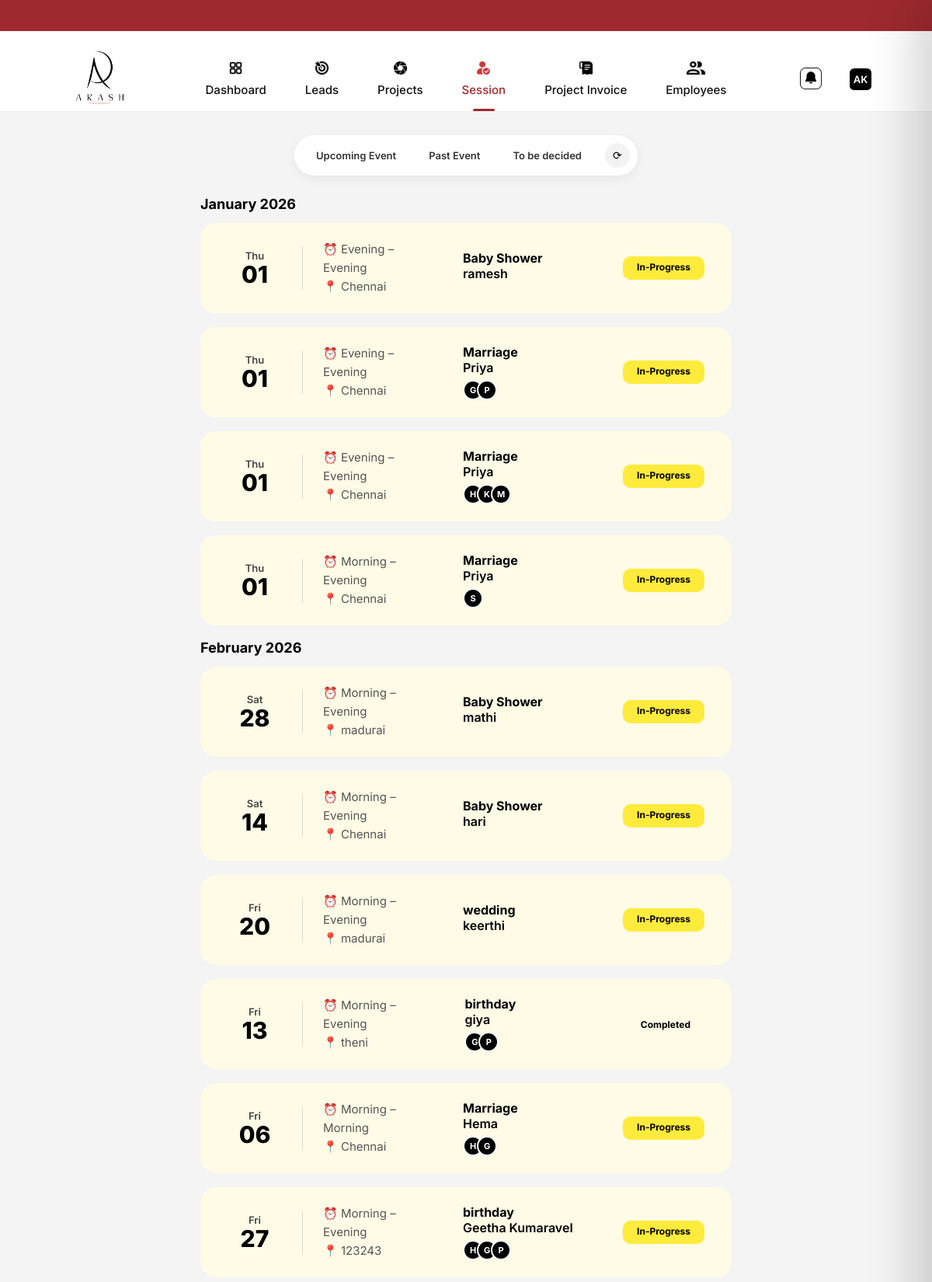
The app's page /sessions/ (upper part) with its own data.
### core/models.py (models this page shows, shortened)
class Project(models.Model):
    STATUS_CHOICES = [
        ("ASSIGNED", "To Be Assigned"),
        ("PRE", "Pre Production"),
        ("SELECTION", "Selection"),
        ("POST", "Post Production"),
        ("COMPLETED", "Completed"),
    ]
    lead = models.OneToOneField(
        "Lead",
        on_delete=models.CASCADE,
        related_name="project"
    )
    client_name = models.CharField(
        max_length=100,
        blank=True,
        null=True
    )
    event_type = models.CharField(
        max_length=100,
        blank=True,
        null=True
    )
    start_date = models.DateField(
        blank=True,
        null=True
    )
    end_date = models.DateField(
        blank=True,
        null=True
    )
    status = models.CharField(
        max_length=20,
        choices=STATUS_CHOICES,
        default="ASSIGNED"
    )
    created_at = models.DateTimeField(
        auto_now_add=True
    )

class Lead(models.Model):
    STATUS_CHOICES = [
        ("NEW", "New"),
        ("FOLLOW_UP", "Follow Up"),
        ("ACCEPTED", "Accepted"),
        ("LOST", "Lost"),
    ]
    client_name = models.CharField(max_length=100)
    phone = models.CharField(max_length=15)
    email = models.EmailField(blank=True, null=True)
    position = models.PositiveIntegerField(default=0)
    event_type = models.CharField(max_length=50)
    event_start_date = models.DateField()
    event_start_session = models.CharField(
    max_length=10,
    choices=[("Morning", "Morning"), ("Evening", "Evening")]
)
    event_end_date = models.DateField()
    event_end_session = models.CharField(
    max_length=10,
    choices=[("Morning", "Morning"), ("Evening", "Evening")]
)
    follow_up_date = models.DateField(null=True, blank=True)
    event_location = models.CharField(max_length=150)
    total_amount = models.DecimalField(
        max_digits=10, decimal_places=2, null=True, blank=True
    )
    paid_amount = models.DecimalField(
        max_digits=10, decimal_places=2, default=0
    )
    status = models.CharField(
        max_length=20,
        choices=STATUS_CHOICES,
        default="NEW"
    )
    created_at = models.DateTimeField(auto_now_add=True)

class ProjectTeam(models.Model):
    project = models.ForeignKey(
        Project,
        on_delete=models.CASCADE,
        related_name="team_assignments"
    )
    member = models.ForeignKey(
        TeamMember,
        on_delete=models.CASCADE
    )
    assigned_at = models.DateTimeField(auto_now_add=True)
    class Meta:
        unique_together = ("project", "member")

class TeamMember(models.Model):
    ROLE_CHOICES = [
        ("PHOTOGRAPHER", "Photographer"),
        ("VIDEOGRAPHER", "Videographer"),
        ("EDITOR", "Editor"),
        ("ASSISTANT", "Assistant"),
    ]
    user = models.OneToOneField(
        User,
        on_delete=models.CASCADE,
        related_name="team_profile"
    )
    role = models.CharField(max_length=30, choices=ROLE_CHOICES)
    is_active = models.BooleanField(default=True)

### core/views.py (the view, shortened to what this page needs)
# urls.py: path("sessions/", sessions_view, name="sessions"),
def sessions_view(request):
    today = now().date()
    current_year = today.year
    current_month = today.month
    tab = request.GET.get("tab")  # no default → no active tab initially
    projects = Project.objects.select_related("lead").prefetch_related(
        "tasks",
        "team_assignments__member__user"
    )
    if tab == "upcoming":
        projects = projects.filter(
            lead__event_start_date__year=current_year,
            lead__event_start_date__month=current_month
        )
    grouped = defaultdict(list)
    for p in projects:
        if p.lead and p.lead.event_start_date:
            month_key = p.lead.event_start_date.strftime("%B %Y")
            grouped[month_key].append(p)
    return render(request, "sessions.html", {
        "grouped_projects": dict(grouped),
        "active_tab": tab,
    })

### core/templates/sessions.html (shortened to what this page needs)
{% extends "base.html" %}
{% load static %}
{% block content %}
<link rel="stylesheet" href="{% static 'css/sessions.css' %}">
<link rel="stylesheet" href="{% static 'css/team_assign_inline.css' %}">
<link rel="stylesheet" href="{% static 'css/task_assign.css' %}">
<div class="sessions-wrapper">
  <div class="sessions-header">
    <div class="session-tabs">
      <span class="{% if active_tab == 'upcoming' %}active{% endif %}" data-tab="upcoming">Upcoming Event</span>
      <span class="{% if active_tab == 'past' %}active{% endif %}" data-tab="past">Past Event</span>
      <span class="{% if active_tab == 'future' %}active{% endif %}" data-tab="future">To be decided</span>
      <button class="refresh-btn">⟳</button>
    </div>
  </div>
  {% for month, projects in grouped_projects.items %}
  <div class="session-month">
    <h3 class="month-title">{{ month }}</h3>
    {% for p in projects %}
    <div class="session-card
      {% if p.status == 'COMPLETED' %}completed
      {% elif p.status == 'ASSIGNED' %}pending
      {% else %}assigned{% endif %}"
      data-id="{{ p.id }}">
      <div class="session-date">
        <div class="weekday">{{ p.lead.event_start_date|date:"D" }}</div>
        <div class="day">{{ p.lead.event_start_date|date:"d" }}</div>
      </div>
      <div class="session-info">
        <div class="time-location">
          ⏰ {{ p.lead.event_start_session }} – {{ p.lead.event_end_session }}<br>
          📍 {{ p.lead.event_location }}
        </div>
        <div>
          <div class="event-title">
            <strong>{{ p.lead.event_type }}</strong><br>
            {{ p.client_name }}
          </div>
          {% if p.status == 'ASSIGNED' %}
            <button class="assign-link" data-project="{{ p.id }}">+ Assign Team</button>
          {% else %}
            <div class="team-avatars">
              {% for t in p.team_assignments.all %}
                <span class="avatar">{{ t.member.user.first_name|slice:":1"|upper }}</span>
              {% endfor %}
            </div>
          {% endif %}
        </div>
      </div>
      <div class="session-status">
        {% if p.status == 'COMPLETED' %}
          <span class="badge completed">Completed</span>
        {% elif p.status == 'ASSIGNED' %}
          <span class="badge pending">Pending</span>
        {% else %}
          <span class="badge progress">In-Progress</span>
        {% endif %}
      </div>
    </div>
    {% endfor %}
  </div>
  {% endfor %}
</div>
{% endblock %}

### core/static/css/base.css (style rules this page uses)
:root { --primary: #9e2a2f; --text-dark: #111; --text-muted: #666; }
* { margin: 0; padding: 0; box-sizing: border-box; }
body { font-family: "Inter", sans-serif; background: #fff; }

### core/static/css/sessions.css (style rules this page uses)
.sessions-wrapper { background: #f4f4f4; padding: 30px; min-height: 100vh; }
.sessions-header { background: #f4f4f4; padding-bottom: 26px; }
.session-tabs { background: #ffffff; border-radius: 999px; display: flex; align-items: center; gap: 6px; padding: 10px; width: fit-content; margin: auto; box-shadow: 0 4px 14px rgba(0,0,0,0.06); }
.session-tabs span { padding: 8px 18px; border-radius: 999px; cursor: pointer; font-size: 13px; font-weight: 600; color: #333; transition: all 0.25s ease; }
.refresh-btn { margin-left: 6px; border: none; background: #f3f3f3; border-radius: 50%; width: 32px; height: 32px; cursor: pointer; font-size: 14px; transition: transform 0.2s ease; }
.session-month { margin-top: 34px; width:60%; margin: auto; }
.month-title { font-size: 18px; font-weight: 700; margin-bottom: 14px; color: #000; }
.session-card { display: flex; align-items: center; background: #fffbe6; border-radius: 20px; padding: 22px 35px; margin-bottom: 18px; gap: 26px; }
.session-date { text-align: center; width: 70px; flex-shrink: 0; }
.session-date .weekday { font-size: 13px; font-weight: 600; color: #444; }
.session-date .day { font-size: 30px; font-weight: 800; line-height: 1.1; color: #000; }
.session-info { display: grid; grid-template-columns: 1fr 1fr auto; align-items: center; column-gap: 30px; flex: 1; }
.time-location { font-size: 15px; color: #555; line-height: 1.6; }
.event-title strong { font-weight: 700; }
.event-title { font-size: 16px; color: #000; font-weight: 600; margin-bottom: 6px; }
.team-avatars { display: flex; align-items: center; margin-top: 4px; }
.team-avatars .avatar { width: 26px; height: 26px; border-radius: 50%; background: #000; color: #fff; font-size: 11px; font-weight: 700; display: flex; align-items: center; justify-content: center; margin-left: -8px; border: 2px solid #fff; }
.team-avatars .avatar:first-child { margin-left: 0; }
.session-status { flex-shrink: 0; }
.session-status { display: flex; align-items: center; }
.badge { padding: 6px 18px; border-radius: 999px; font-size: 12px; font-weight: 700; white-space: nowrap; }
.badge.progress { background: #ffeb3b; color: #000; }
.session-status .progress { padding: 6px 18px !important; height:30px; }

### core/static/css/task_assign.css (style rules this page uses)
.avatar { width: 28px; height: 28px; background: #000; color: #fff; border-radius: 50%; font-size: 12px; display: flex; align-items: center; justify-content: center; }
.progress { height: 6px; background: #ddd; border-radius: 10px; overflow: hidden; }

### records on screen
Project: month "January 2026", lead.event_start_date "Thu", lead.event_start_date "01", lead.event_start_session "Evening", lead.event_end_session "Evening", lead.event_location "Chennai", lead.event_type "Baby Shower", client_name "ramesh", status "In-Progress"
Project: lead.event_start_date "Thu", lead.event_start_date "01", lead.event_start_session "Evening", lead.event_end_session "Evening", lead.event_location "Chennai", lead.event_type "Marriage", client_name "Priya", status "In-Progress"
ProjectTeam: member.user.first_name "G"
ProjectTeam: member.user.first_name "P"
Project: lead.event_start_date "Thu", lead.event_start_date "01", lead.event_start_session "Evening", lead.event_end_session "Evening", lead.event_location "Chennai", lead.event_type "Marriage", client_name "Priya", status "In-Progress"
ProjectTeam: member.user.first_name "H"
ProjectTeam: member.user.first_name "K"
ProjectTeam: member.user.first_name "M"
Project: lead.event_start_date "Thu", lead.event_start_date "01", lead.event_start_session "Morning", lead.event_end_session "Evening", lead.event_location "Chennai", lead.event_type "Marriage", client_name "Priya", status "In-Progress"
ProjectTeam: member.user.first_name "S"
Project: lead.event_start_date "Sat", lead.event_start_date "28", lead.event_start_session "Morning", lead.event_end_session "Evening", lead.event_location "madurai", lead.event_type "Baby Shower", client_name "mathi", status "In-Progress"
Project: lead.event_start_date "Sat", lead.event_start_date "14", lead.event_start_session "Morning", lead.event_end_session "Evening", lead.event_location "Chennai", lead.event_type "Baby Shower", client_name "hari", status "In-Progress"
Project: lead.event_start_date "Fri", lead.event_start_date "20", lead.event_start_session "Morning", lead.event_end_session "Evening", lead.event_location "madurai", lead.event_type "wedding", client_name "keerthi", status "In-Progress"
Project: lead.event_start_date "Fri", lead.event_start_date "13", lead.event_start_session "Morning", lead.event_end_session "Evening", lead.event_location "theni", lead.event_type "birthday", client_name "giya", status "Completed"
ProjectTeam: member.user.first_name "G"
ProjectTeam: member.user.first_name "P"
Project: lead.event_start_date "Fri", lead.event_start_date "06", lead.event_start_session "Morning", lead.event_end_session "Morning", lead.event_location "Chennai", lead.event_type "Marriage", client_name "Hema", status "In-Progress"
ProjectTeam: member.user.first_name "H"
ProjectTeam: member.user.first_name "G"
Project: lead.event_start_date "Fri", lead.event_start_date "27", lead.event_start_session "Morning", lead.event_end_session "Evening", lead.event_location "123243", lead.event_type "birthday", client_name "Geetha Kumaravel", status "In-Progress"
ProjectTeam: member.user.first_name "H"
ProjectTeam: member.user.first_name "G"
ProjectTeam: member.user.first_name "P"

### other values on screen
{{ month }} "February 2026"
